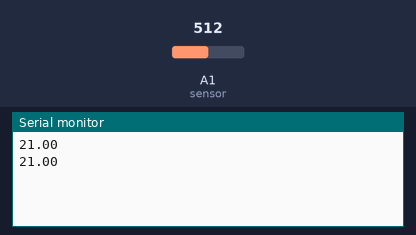
Simulated run of this sketch. Board: Arduino Uno, built with avr-gcc and run on an emulated ATmega328P. Shown: the last lines printed to the serial monitor. The inputs (shaded band) are chosen by the test bench; at power-on: A1 (sensor) = 512.

Above: at 1.2 s.
1.3 s: A1 (sensor) set to 490
At 1.9 s:
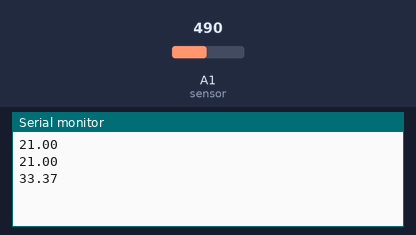
2.8 s: A1 (sensor) set to 510
At 2.81 s:
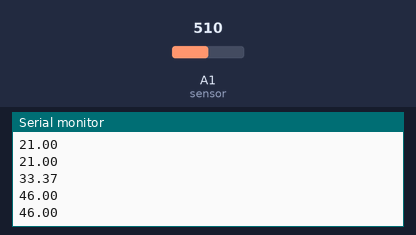
Timing chart, 0 to 5.8 s (numbered marks = the images above; inputs shaded):
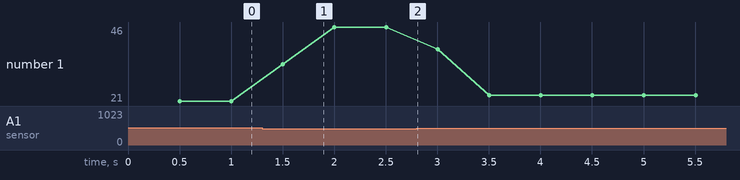

The sketch:

J_lectura_voltaje.ino
```cpp
unsigned long lastmillis = millis();
int adc_max = 704;      //Reemplazar por valor adc_max entregado por el sketch: volt_ac_cal
int adc_min = 356;      //Reemplazar por valor adc_min entregado por el sketch: volt_ac_cal
float volt_multi = 140.6; //Reemplazar por el "voltaje ac rms" entregado por un multimetro
float volt_multi_p;
float volt_multi_n;
void setup(){
  Serial.begin(9600);
   volt_multi_p = volt_multi * 1.4142;   //Voltaje pico= Voltaje RMS * 1.4142 (Corriente Monofasica)
  volt_multi_n = volt_multi_p * -1;
}
void loop(){
  Serial.println(get_voltaje());
}
float get_voltaje(void)
{
  float adc_sample;
  float volt_inst = 0;
  float Sumatoria = 0;
  float volt;
  long tiempo_init = millis();
  int N = 0;

  while ( (millis() - tiempo_init) < 500) //Duración 0.5 segundos(Aprox. 30 ciclos de 60Hz)
  {
    //adc_sample = analogRead(A0) - 510;////voltaje del sensor
    //volt_inst = map(adc_sample,-188,188,-310,310);

    adc_sample = analogRead(A1);    //voltaje del sensor
    volt_inst = map(adc_sample, adc_min, adc_max, volt_multi_n, volt_multi_p);
    Sumatoria = Sumatoria + sq(volt_inst);  //Sumatoria de Cuadrados
    N = N + 1;
    delay(1);
  }

  //Serial.print("N: ");
  //Serial.println(N);

  volt = sqrt((Sumatoria) / N); //ecuación del RMS
  return (volt);
}
/*double sensorValue1 = 0;
double sensorValue2 = 0;
int crosscount = 0;
int climb_flag = 0;
int val[100];
int max_v = 0;
double VmaxD = 0;
double VeffD = 0;
double Veff = 0;

void setup() {
  Serial.begin(9600);
  pinMode(A1, INPUT);
}

void loop() {

  for (int i=0; i<100; i++) {
    sensorValue1 = analogRead(A1);
    if (analogRead(A1) > 511) { val[i] = sensorValue1; }
    else { val[i] = 0; }
    delay(1);
  }

  max_v = 0;

  for ( int i = 0; i < 100; i++ ) {
    if ( val[i] > max_v ) { max_v = val[i]; }
    val[i] = 0;
  }
  if (max_v != 0) {
    VmaxD = max_v;
    VeffD = VmaxD / sqrt(2);
    Veff = (((VeffD - 420.76) / -90.24) * -110.2) + 110.2;
  }
  else { Veff = 0; }
  Serial.print("Voltage: ");
  Serial.println(Veff);
  VmaxD = 0;

  delay(300);
}*/
```

Measured:
- after the input at 1.3 s, the serial monitor: prints a new line after 0.20 s (image 1)
- plotted number 1: 21 → 46 after the input at 1.3 s, 46 → 23 after the input at 2.8 s
